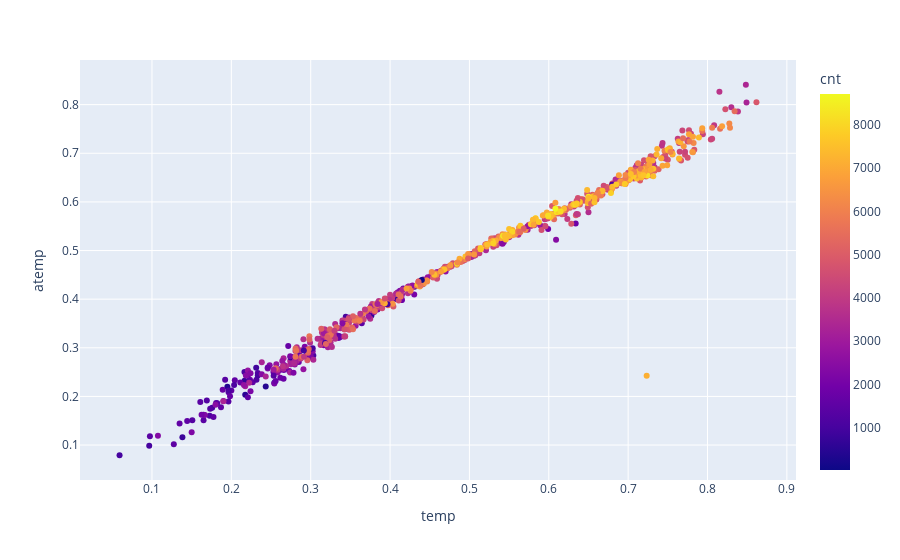

Notebook code for this chart:
### Code cell
fig=px.scatter(df,x="temp",y="atemp",color="cnt")
fig.show()

### Figure 1 — Plotly figure (JSON) as saved in the notebook; plotly's stock layout.template omitted (floating-point values rounded to 4 significant figures; data arrays with more than 128 entries replaced by an {"elided": "..."} marker saying what was removed)
{"data": [{"hovertemplate": "temp=%{x}<br>atemp=%{y}<br>cnt=%{marker.color}<extra></extra>", "legendgroup": "", "marker": {"color": {"elided": "731 int values"}, "coloraxis": "coloraxis", "symbol": "circle"}, "mode": "markers", "name": "", "orientation": "v", "showlegend": false, "type": "scatter", "x": {"elided": "731 float values"}, "xaxis": "x", "y": {"elided": "731 float values"}, "yaxis": "y"}], "layout": {"coloraxis": {"colorbar": {"title": {"text": "cnt"}}, "colorscale": [[0, "#0d0887"], [0.1111, "#46039f"], [0.2222, "#7201a8"], [0.3333, "#9c179e"], [0.4444, "#bd3786"], [0.5556, "#d8576b"], [0.6667, "#ed7953"], [0.7778, "#fb9f3a"], [0.8889, "#fdca26"], [1, "#f0f921"]]}, "legend": {"tracegroupgap": 0}, "margin": {"t": 60}, "xaxis": {"anchor": "y", "domain": [0, 1], "title": {"text": "temp"}}, "yaxis": {"anchor": "x", "domain": [0, 1], "title": {"text": "atemp"}}}}
